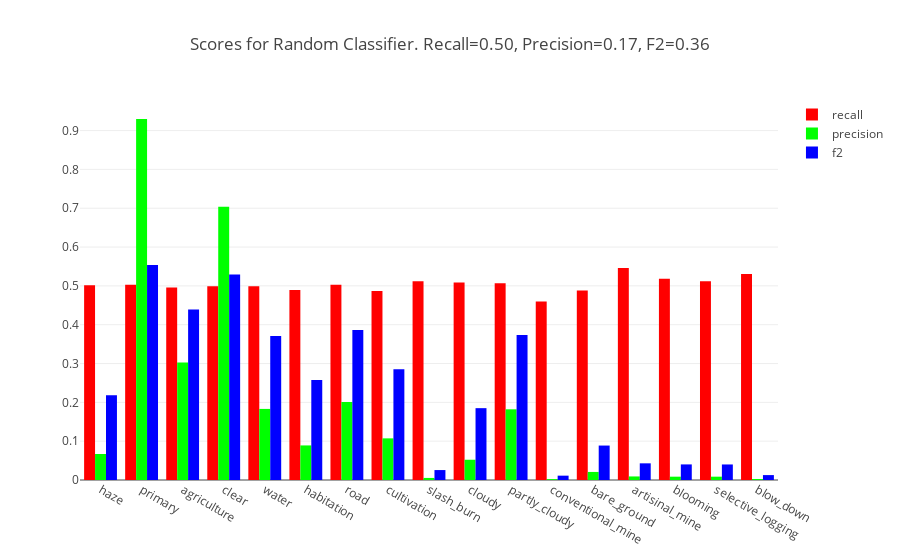

Notebook code for this chart:
### Markdown cell above
## Random Classifier

In order to establish a baseline for performance, we first use a classifier that assigns labels at random by flipping an unbiased coin for each label.

### Code cell
pred_labels_rand = planet.predict.random(num_all, num_labels)

rand_fig = planet.predict.make_scores_plot(pred_labels_rand, all_labels, tag_indices.keys(), 'Random')
plotly.offline.iplot(rand_fig, filename=os.path.join(data_dir, 'rand_scores.html'))

### Figure 1 — Plotly figure (JSON) as saved in the notebook; plotly's stock layout.template omitted (floating-point values rounded to 4 significant figures)
{"data": [{"marker": {"color": "rgb(255, 0, 0)"}, "name": "recall", "type": "bar", "x": ["haze", "primary", "agriculture", "clear", "water", "habitation", "road", "cultivation", "slash_burn", "cloudy", "partly_cloudy", "conventional_mine", "bare_ground", "artisinal_mine", "blooming", "selective_logging", "blow_down"], "y": [0.5017, 0.5031, 0.4955, 0.4988, 0.4987, 0.4893, 0.5027, 0.4867, 0.512, 0.5089, 0.5065, 0.46, 0.4884, 0.5457, 0.5181, 0.5118, 0.5306]}, {"marker": {"color": "rgb(0, 255, 0)"}, "name": "precision", "type": "bar", "x": ["haze", "primary", "agriculture", "clear", "water", "habitation", "road", "cultivation", "slash_burn", "cloudy", "partly_cloudy", "conventional_mine", "bare_ground", "artisinal_mine", "blooming", "selective_logging", "blow_down"], "y": [0.06698, 0.9298, 0.3026, 0.7035, 0.1831, 0.08906, 0.2009, 0.1073, 0.005333, 0.05219, 0.1821, 0.002278, 0.02076, 0.009165, 0.008562, 0.008539, 0.002577]}, {"marker": {"color": "rgb(0, 0, 255)"}, "name": "f2", "type": "bar", "x": ["haze", "primary", "agriculture", "clear", "water", "habitation", "road", "cultivation", "slash_burn", "cloudy", "partly_cloudy", "conventional_mine", "bare_ground", "artisinal_mine", "blooming", "selective_logging", "blow_down"], "y": [0.2183, 0.5539, 0.4394, 0.5296, 0.3709, 0.2577, 0.3866, 0.285, 0.0256, 0.185, 0.3734, 0.01117, 0.08872, 0.04294, 0.04016, 0.04003, 0.01264]}], "layout": {"barmode": "group", "title": "Scores for Random Classifier. Recall=0.50, Precision=0.17, F2=0.36"}}
